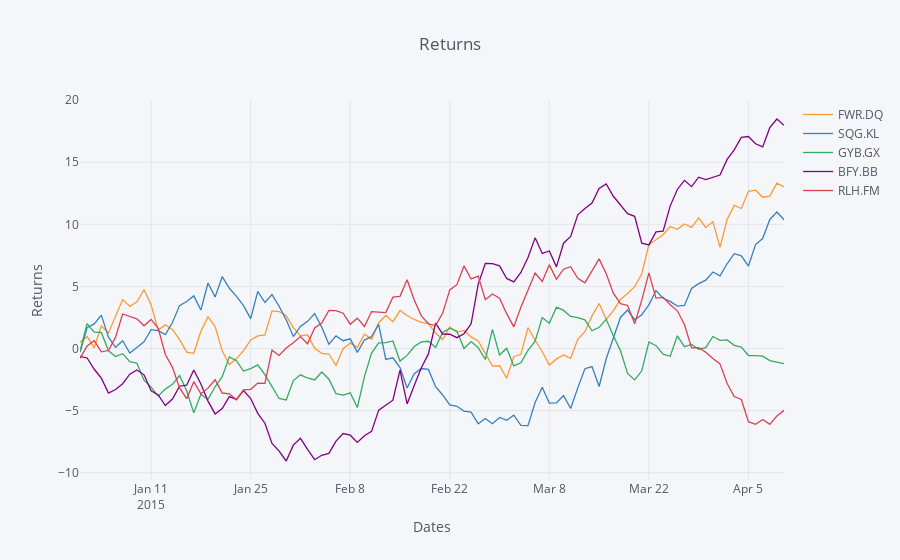

Notebook source saved alongside this figure:
### Code cell
import cufflinks as cf
iplot(cf.datagen.lines().iplot(asFigure=True,
                               kind='scatter',xTitle='Dates',yTitle='Returns',title='Returns'))
